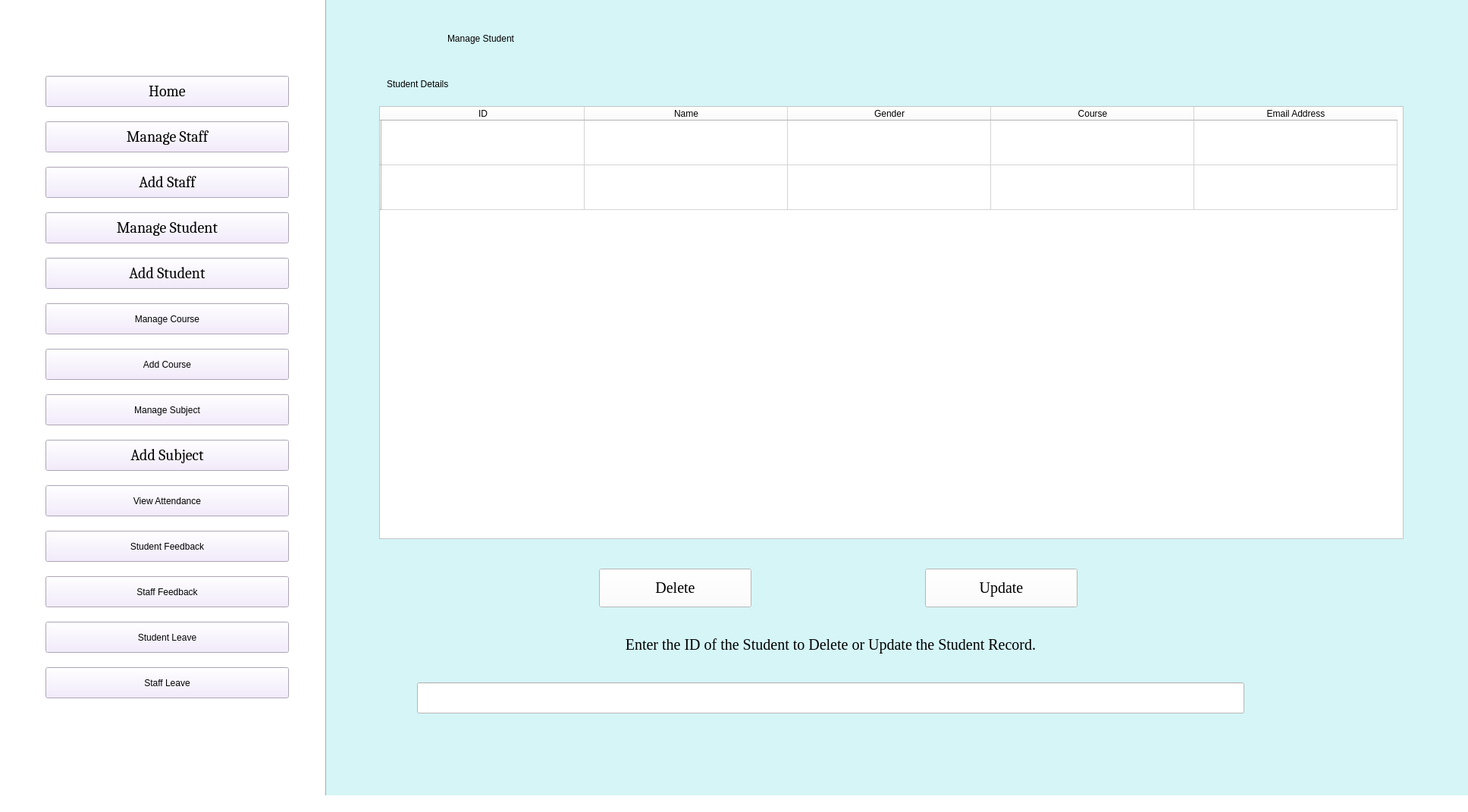
<?xml version="1.0" encoding="UTF-8"?>
<ui version="4.0">
 <class>AdminHomePage</class>
 <widget class="QMainWindow" name="AdminHomePage">
  <property name="enabled">
   <bool>true</bool>
  </property>
  <property name="geometry">
   <rect>
    <x>0</x>
    <y>0</y>
    <width>1936</width>
    <height>1071</height>
   </rect>
  </property>
  <property name="windowTitle">
   <string>Admin Home Page</string>
  </property>
  <property name="styleSheet">
   <string notr="true">background-color: rgb(255, 225, 198);
background-color: rgb(255, 255, 255);
</string>
  </property>
  <widget class="QWidget" name="centralwidget">
   <widget class="QPushButton" name="Home_b">
    <property name="geometry">
     <rect>
      <x>60</x>
      <y>100</y>
      <width>321</width>
      <height>41</height>
     </rect>
    </property>
    <property name="font">
     <font>
      <family>Cambria</family>
      <pointsize>15</pointsize>
      <weight>50</weight>
      <italic>false</italic>
      <bold>false</bold>
     </font>
    </property>
    <property name="styleSheet">
     <string notr="true">font: 15pt &quot;Cambria&quot;;
background-color: rgb(241, 231, 254);</string>
    </property>
    <property name="text">
     <string>Home</string>
    </property>
   </widget>
   <widget class="QPushButton" name="ManageStaff_b">
    <property name="geometry">
     <rect>
      <x>60</x>
      <y>160</y>
      <width>321</width>
      <height>41</height>
     </rect>
    </property>
    <property name="font">
     <font>
      <family>Cambria</family>
      <pointsize>15</pointsize>
      <weight>50</weight>
      <italic>false</italic>
      <bold>false</bold>
     </font>
    </property>
    <property name="styleSheet">
     <string notr="true">font: 15pt &quot;Cambria&quot;;
background-color: rgb(241, 231, 254);</string>
    </property>
    <property name="text">
     <string>Manage Staff</string>
    </property>
   </widget>
   <widget class="QPushButton" name="AddStaff_b">
    <property name="geometry">
     <rect>
      <x>60</x>
      <y>220</y>
      <width>321</width>
      <height>41</height>
     </rect>
    </property>
    <property name="font">
     <font>
      <family>Cambria</family>
      <pointsize>15</pointsize>
      <weight>50</weight>
      <italic>false</italic>
      <bold>false</bold>
     </font>
    </property>
    <property name="styleSheet">
     <string notr="true">font: 15pt &quot;Cambria&quot;;
background-color: rgb(241, 231, 254);</string>
    </property>
    <property name="text">
     <string>Add Staff</string>
    </property>
   </widget>
   <widget class="QPushButton" name="AddStudent_b">
    <property name="geometry">
     <rect>
      <x>60</x>
      <y>340</y>
      <width>321</width>
      <height>41</height>
     </rect>
    </property>
    <property name="font">
     <font>
      <family>Cambria</family>
      <pointsize>15</pointsize>
      <weight>50</weight>
      <italic>false</italic>
      <bold>false</bold>
     </font>
    </property>
    <property name="styleSheet">
     <string notr="true">font: 15pt &quot;Cambria&quot;;
background-color: rgb(241, 231, 254);</string>
    </property>
    <property name="text">
     <string>Add Student</string>
    </property>
   </widget>
   <widget class="QPushButton" name="ManageCourse_b">
    <property name="geometry">
     <rect>
      <x>60</x>
      <y>400</y>
      <width>321</width>
      <height>41</height>
     </rect>
    </property>
    <property name="styleSheet">
     <string notr="true">font: 15pt &quot;Cambria&quot;;
background-color: rgb(241, 231, 254);</string>
    </property>
    <property name="text">
     <string>Manage Course</string>
    </property>
   </widget>
   <widget class="QPushButton" name="AddCourse_b">
    <property name="geometry">
     <rect>
      <x>60</x>
      <y>460</y>
      <width>321</width>
      <height>41</height>
     </rect>
    </property>
    <property name="styleSheet">
     <string notr="true">font: 15pt &quot;Cambria&quot;;
background-color: rgb(241, 231, 254);</string>
    </property>
    <property name="text">
     <string>Add Course</string>
    </property>
   </widget>
   <widget class="QPushButton" name="ManageSubject_b">
    <property name="geometry">
     <rect>
      <x>60</x>
      <y>520</y>
      <width>321</width>
      <height>41</height>
     </rect>
    </property>
    <property name="styleSheet">
     <string notr="true">font: 15pt &quot;Cambria&quot;;
background-color: rgb(241, 231, 254);</string>
    </property>
    <property name="text">
     <string>Manage Subject</string>
    </property>
   </widget>
   <widget class="QPushButton" name="AddSubject_b">
    <property name="geometry">
     <rect>
      <x>60</x>
      <y>580</y>
      <width>321</width>
      <height>41</height>
     </rect>
    </property>
    <property name="font">
     <font>
      <family>Cambria</family>
      <pointsize>15</pointsize>
      <weight>50</weight>
      <italic>false</italic>
      <bold>false</bold>
     </font>
    </property>
    <property name="styleSheet">
     <string notr="true">font: 15pt &quot;Cambria&quot;;
background-color: rgb(241, 231, 254);</string>
    </property>
    <property name="text">
     <string>Add Subject</string>
    </property>
   </widget>
   <widget class="QPushButton" name="ViewAttendance_b">
    <property name="geometry">
     <rect>
      <x>60</x>
      <y>640</y>
      <width>321</width>
      <height>41</height>
     </rect>
    </property>
    <property name="styleSheet">
     <string notr="true">font: 15pt &quot;Cambria&quot;;
background-color: rgb(241, 231, 254);</string>
    </property>
    <property name="text">
     <string>View Attendance</string>
    </property>
   </widget>
   <widget class="QPushButton" name="StudentFeedback_b">
    <property name="geometry">
     <rect>
      <x>60</x>
      <y>700</y>
      <width>321</width>
      <height>41</height>
     </rect>
    </property>
    <property name="styleSheet">
     <string notr="true">font: 15pt &quot;Cambria&quot;;
background-color: rgb(241, 231, 254);</string>
    </property>
    <property name="text">
     <string>Student Feedback</string>
    </property>
   </widget>
   <widget class="QPushButton" name="StaffFeedback_b">
    <property name="geometry">
     <rect>
      <x>60</x>
      <y>760</y>
      <width>321</width>
      <height>41</height>
     </rect>
    </property>
    <property name="styleSheet">
     <string notr="true">font: 15pt &quot;Cambria&quot;;
background-color: rgb(241, 231, 254);</string>
    </property>
    <property name="text">
     <string>Staff Feedback</string>
    </property>
   </widget>
   <widget class="QPushButton" name="StudentLeave_b">
    <property name="geometry">
     <rect>
      <x>60</x>
      <y>820</y>
      <width>321</width>
      <height>41</height>
     </rect>
    </property>
    <property name="styleSheet">
     <string notr="true">font: 15pt &quot;Cambria&quot;;
background-color: rgb(241, 231, 254);</string>
    </property>
    <property name="text">
     <string>Student Leave</string>
    </property>
   </widget>
   <widget class="QPushButton" name="ManageStudent_b">
    <property name="geometry">
     <rect>
      <x>60</x>
      <y>280</y>
      <width>321</width>
      <height>41</height>
     </rect>
    </property>
    <property name="font">
     <font>
      <family>Cambria</family>
      <pointsize>15</pointsize>
      <weight>50</weight>
      <italic>false</italic>
      <bold>false</bold>
     </font>
    </property>
    <property name="styleSheet">
     <string notr="true">font: 15pt &quot;Cambria&quot;;
background-color: rgb(241, 231, 254);</string>
    </property>
    <property name="text">
     <string>Manage Student</string>
    </property>
   </widget>
   <widget class="QPushButton" name="StaffLeave_b">
    <property name="geometry">
     <rect>
      <x>60</x>
      <y>880</y>
      <width>321</width>
      <height>41</height>
     </rect>
    </property>
    <property name="styleSheet">
     <string notr="true">font: 15pt &quot;Cambria&quot;;
background-color: rgb(241, 231, 254);</string>
    </property>
    <property name="text">
     <string>Staff Leave</string>
    </property>
   </widget>
   <widget class="Line" name="line">
    <property name="geometry">
     <rect>
      <x>420</x>
      <y>-50</y>
      <width>20</width>
      <height>1121</height>
     </rect>
    </property>
    <property name="orientation">
     <enum>Qt::Vertical</enum>
    </property>
   </widget>
   <widget class="QLabel" name="AdminManageStaff_l">
    <property name="geometry">
     <rect>
      <x>430</x>
      <y>-80</y>
      <width>1521</width>
      <height>1151</height>
     </rect>
    </property>
    <property name="styleSheet">
     <string notr="true">background-color: rgb(213, 245, 247);</string>
    </property>
    <property name="text">
     <string/>
    </property>
   </widget>
   <widget class="QLabel" name="ManageStudent_l">
    <property name="geometry">
     <rect>
      <x>590</x>
      <y>30</y>
      <width>1351</width>
      <height>41</height>
     </rect>
    </property>
    <property name="styleSheet">
     <string notr="true">font: 75 17pt &quot;Times New Roman&quot;;
background-color: rgb(213, 245, 247);</string>
    </property>
    <property name="text">
     <string>Manage Student</string>
    </property>
   </widget>
   <widget class="QLabel" name="StudentDetails_l">
    <property name="geometry">
     <rect>
      <x>510</x>
      <y>90</y>
      <width>1351</width>
      <height>41</height>
     </rect>
    </property>
    <property name="styleSheet">
     <string notr="true">font: 15pt &quot;Times New Roman&quot;;
background-color: rgb(213, 245, 247);</string>
    </property>
    <property name="text">
     <string>Student Details</string>
    </property>
   </widget>
   <widget class="QPushButton" name="Delete_b">
    <property name="geometry">
     <rect>
      <x>790</x>
      <y>750</y>
      <width>201</width>
      <height>51</height>
     </rect>
    </property>
    <property name="font">
     <font>
      <family>Times New Roman</family>
      <pointsize>15</pointsize>
     </font>
    </property>
    <property name="text">
     <string>Delete</string>
    </property>
   </widget>
   <widget class="QPushButton" name="Update_b">
    <property name="geometry">
     <rect>
      <x>1220</x>
      <y>750</y>
      <width>201</width>
      <height>51</height>
     </rect>
    </property>
    <property name="font">
     <font>
      <family>Times New Roman</family>
      <pointsize>15</pointsize>
     </font>
    </property>
    <property name="text">
     <string>Update</string>
    </property>
   </widget>
   <widget class="QLabel" name="DelUpd_l">
    <property name="geometry">
     <rect>
      <x>550</x>
      <y>830</y>
      <width>1091</width>
      <height>41</height>
     </rect>
    </property>
    <property name="font">
     <font>
      <family>Times New Roman</family>
      <pointsize>15</pointsize>
      <weight>50</weight>
      <italic>false</italic>
      <bold>false</bold>
     </font>
    </property>
    <property name="styleSheet">
     <string notr="true">font: 15pt &quot;Times New Roman&quot;;
background-color: rgb(213, 245, 247);</string>
    </property>
    <property name="text">
     <string>Enter the ID of the Student to Delete or Update the Student Record.</string>
    </property>
    <property name="alignment">
     <set>Qt::AlignCenter</set>
    </property>
   </widget>
   <widget class="QLineEdit" name="DelUpd_tb">
    <property name="geometry">
     <rect>
      <x>550</x>
      <y>900</y>
      <width>1091</width>
      <height>41</height>
     </rect>
    </property>
    <property name="font">
     <font>
      <family>Times New Roman</family>
      <pointsize>15</pointsize>
     </font>
    </property>
   </widget>
   <widget class="QTableWidget" name="ManageStudent_t">
    <property name="geometry">
     <rect>
      <x>500</x>
      <y>140</y>
      <width>1351</width>
      <height>571</height>
     </rect>
    </property>
    <property name="styleSheet">
     <string notr="true">font: 13pt &quot;Times New Roman&quot;;</string>
    </property>
    <property name="rowCount">
     <number>2</number>
    </property>
    <property name="columnCount">
     <number>5</number>
    </property>
    <attribute name="horizontalHeaderDefaultSectionSize">
     <number>268</number>
    </attribute>
    <attribute name="verticalHeaderDefaultSectionSize">
     <number>59</number>
    </attribute>
    <row>
     <property name="text">
      <string/>
     </property>
    </row>
    <row>
     <property name="text">
      <string/>
     </property>
    </row>
    <column>
     <property name="text">
      <string>ID</string>
     </property>
    </column>
    <column>
     <property name="text">
      <string>Name</string>
     </property>
    </column>
    <column>
     <property name="text">
      <string>Gender</string>
     </property>
    </column>
    <column>
     <property name="text">
      <string>Course</string>
     </property>
    </column>
    <column>
     <property name="text">
      <string>Email Address</string>
     </property>
    </column>
   </widget>
  </widget>
  <widget class="QStatusBar" name="statusbar"/>
 </widget>
 <resources/>
 <connections/>
</ui>
